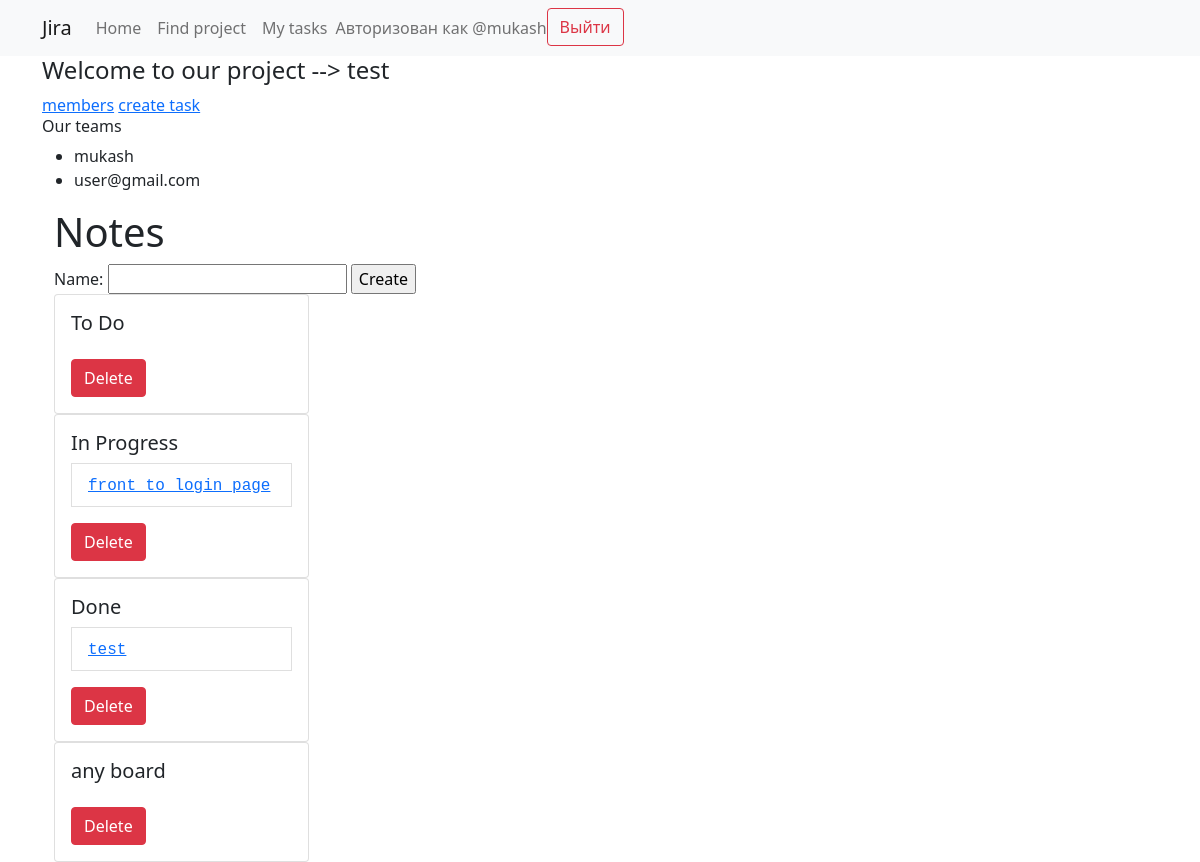
Page /jira/projects/20/ (signed in) on the committed database.
### jira/models.py (models this page shows, shortened)
class Project(models.Model):
    author = models.ForeignKey(User, on_delete=models.CASCADE, null=True, related_name='projects_authored')
    title = models.CharField(max_length=150)
    created_at = models.DateTimeField(default=timezone.now)
    users = models.ManyToManyField(User, through="UserProject")

class Notes(models.Model):
    name = models.CharField(max_length=150)
    project_id = models.ForeignKey(Project, on_delete=models.CASCADE)

class Task(models.Model):
    title = models.CharField(max_length=250)
    description = models.TextField()
    deadline = models.DateTimeField(default=timezone.now)
    created_at = models.DateTimeField(default=timezone.now)
    updated_at = models.DateTimeField(default=timezone.now)
    notes_id = models.ForeignKey(Notes, on_delete=models.CASCADE)
    created_by_id = models.ForeignKey(User, on_delete=models.CASCADE, related_name='created_tasks')
    responsible_id = models.ForeignKey(User, on_delete=models.CASCADE, related_name='responsible_tasks')
    status_id = models.ForeignKey(Status, on_delete=models.CASCADE)
    project_id = models.ForeignKey(Project, on_delete=models.CASCADE)

### jira/views.py (the view, shortened to what this page needs)
# urls.py: path("projects/<int:project_id>/", views.ProjectDetailView.as_view(), name="project"),
class ProjectDetailView(LoginRequiredMixin, View):
    login_url = '/login/'
    def get(self, request, project_id):
        project = get_object_or_404(Project, pk=project_id)
        if isUser(user=request.user, project=project):
            project_members = User.objects.filter(userproject__project_id=project_id,
                                                  userproject__is_approved=True).all()
            notes = Notes.objects.filter(project_id=project).all()
            tasks = Task.objects.filter(project_id=project).all()
            add_board_form = BoardForm()
            context = {"project": project,
                       "project_members": project_members,
                       "notes": notes,
                       "board_form": add_board_form}
            return render(request, "jira/project/project.html", context)
        return HttpResponseForbidden("You don't have permission to access this project.")

### jira/forms.py
class BoardForm(forms.ModelForm):
    class Meta:
        model = Notes
        fields = ["name"]

### jira/views.py (called while the page is built)
def isUser(user: User, project: Project):
    member = UserProject.objects.filter(user_id=user, project_id=project).all()
    if member:
        return True
    return False

### jira/templates/jira/project/project.html (shortened to what this page needs)
{% extends "jira/base.html" %}
{% block main %}
    <h4>Welcome to our project --> {{project.title }}</h4>
    <a href="{% url 'jira:user_project' project.id %}">members</a>
    <a href="{% url 'jira:task' project.id %}">create task</a>
    <h6>Our teams</h6>
    <ul>
        {% for member in project_members %}
        <li>{{ member.username }}</li>
        {% endfor %}
    </ul>
    <div class="container">
        <h1>Notes</h1>
        <form action="{% url 'jira:add_board' project.id %}" method="POST">
            {{board_form}}
            <input type="submit" value="Create">
        </form>
        {% for note in notes%}
            <div class="row">
                <div class="col-md-3">
                    <div class="card">
                        <div class="card-body">
                            <h5 class="card-title">{{note.name}}</h5>
                            {% for task in note.task_set.all %}
                                 <li class="list-group-item">
                                    <a href="{% url 'jira:task_detail' project.id task.id %}" style="font-family: 'Courier New', monospace;">{{ task.title }}</a>
                                </li>
                            {% endfor %}
                            <form action="{% url 'jira:remove_board' project.id %}" method="POST">
                                <input type="submit" class="btn btn-danger mt-3" value="Delete">
                            </form>
                        </div>
                    </div>
                </div>
            </div>
        {% endfor %}
    </div>
{% endblock %}

### jira/templates/jira/base.html (shortened to what this page needs)
<!DOCTYPE html>
<html lang="en">
<head>
    <link rel="stylesheet" href="https://cdn.jsdelivr.net/npm/bootstrap@5.0.2/dist/css/bootstrap.min.css">
</head>
</head>
<body>
    <header>
        <nav class="navbar navbar-expand-lg navbar-light bg-light">
        <div class="container">
            <a class="navbar-brand" href="#">Jira</a>
            <div class="collapse navbar-collapse" id="navbarNav">
                <ul class="navbar-nav mr-auto">
                    <li class="nav-item">
                        <a class="nav-link" href="{% url 'jira:index' %}">Home</a>
                    </li>
                    {% if user.is_authenticated %}
                    <li class="nav-item">
                        <a class="nav-link" href="{% url 'jira:searchPage' %}">Find project</a>
                    </li>
                    <li class="nav-item">
                        <a class="nav-link" href="{% url 'jira:user_task' %}">My tasks</a>
                    </li>
                    <span class="navbar-text">
                        Авторизован как @{{ user.username }}
                    </span>
                    <li class="nav-item">
                        <a class="btn btn-outline-danger" href="{% url 'logout' %}">Выйти</a>
                    </li>
                    {% endif %}
                </ul>
            </div>
        </div>
    </nav>
    </header>
    <main>
        <div class="container">
            {% block main %}{% endblock %}
        </div>
    </main>
</body>
</html>

### rows in the picture
Project: title "test"
Notes: name "To Do"
Notes: name "In Progress"
Task: title "front to login page"
Notes: name "Done"
Task: title "test"
Notes: name "any board"

### other values in the picture
{{ user.username }} "mukash"
{{ member.username }} "mukash"
{{ member.username }} "user@gmail.com"
